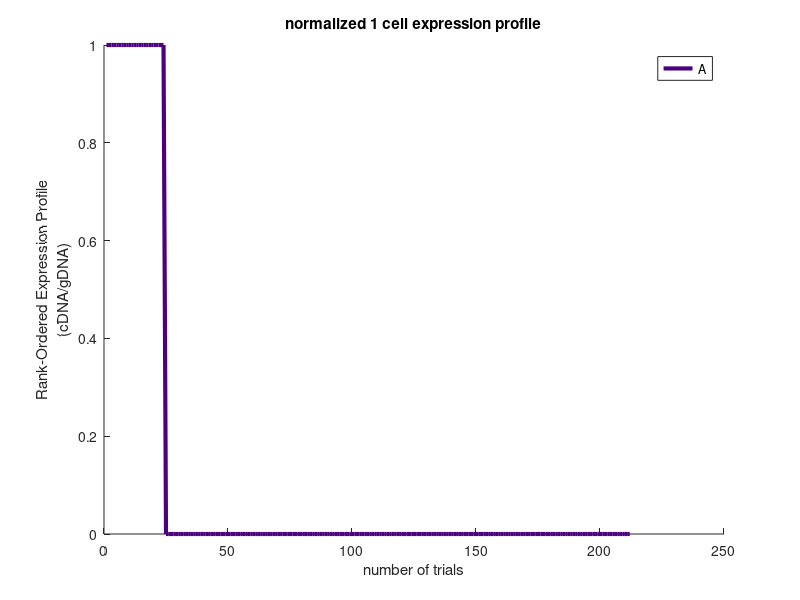
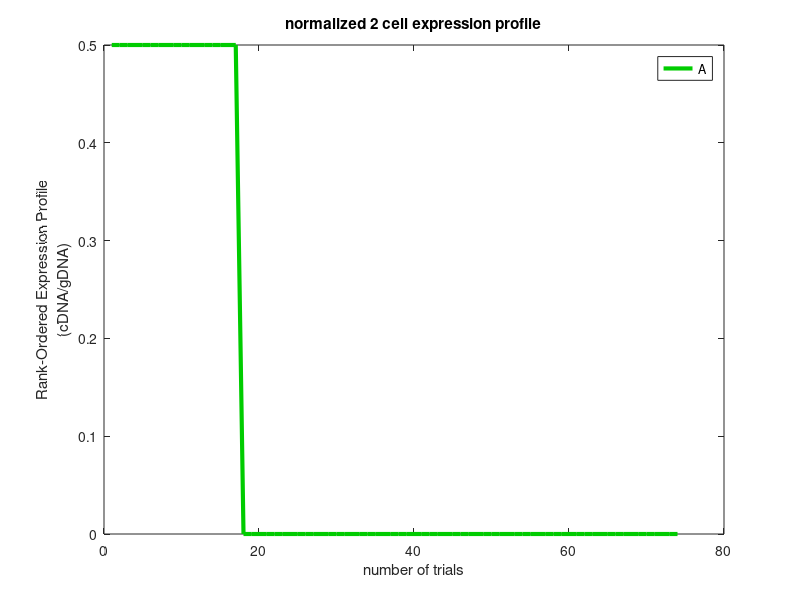
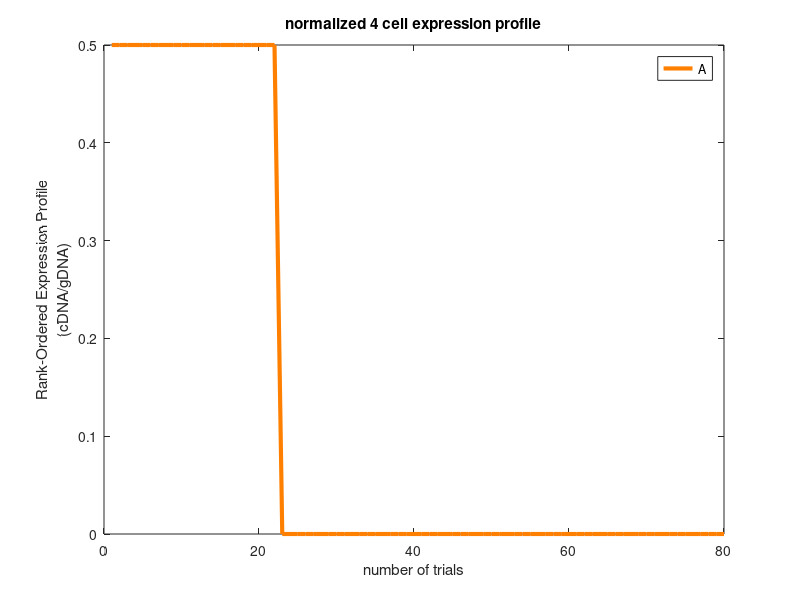
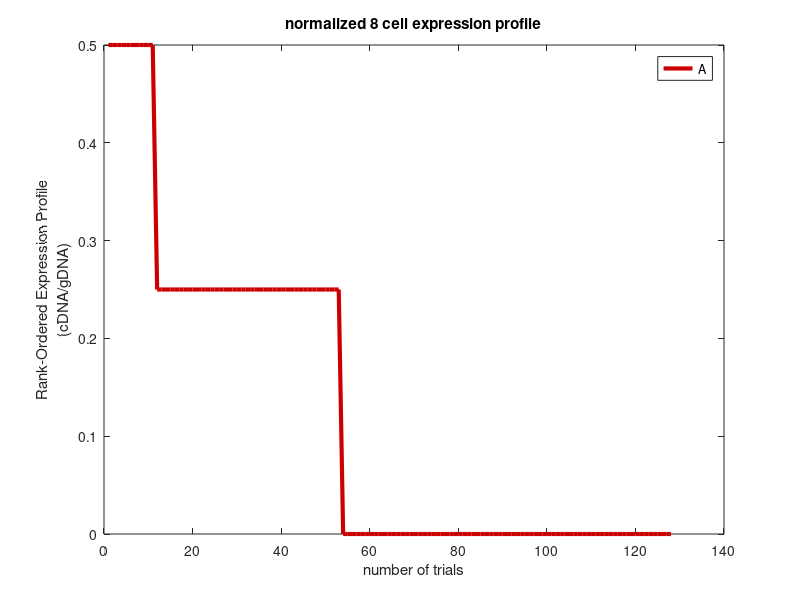

The MATLAB script that drew these images, in order:
tic
%{
BarCode sim for Dr. Jongmin Nam
Sean McQuade and Jongmin Nam 1.08.2015 to 5.26.2015
using Sea Urchin Lineage from "Development of Sea Urchins, Ascidians, and
other invertebrate Deuterostomes: Experimental Approaches"
Authors: Charles A. Ettensohn, Gary M. Wessel, Gregory A. Wray
Elsevier academic press
 
% i=cellgroup integrated; 
% j=cell in group; 
% int = number of integrated cells
% exp = number of expressed cells
%}

%All oblique cell cleavages are coded as horizontal cleavages!

%Total_Targets is a cell array with all targets to be compared
%the simulation loops through this cell array
Total_Targets{1} = [51,56];
% Total_Targets{2} = 51;
% Total_Targets{3} = 52;
% Total_Targets{4} = [51,52];

for a = 1:size(Total_Targets,2)
global Number_of_Iterations
%parameters
Number_of_Trials = 1;
Number_of_Iterations = 1000;
percent_trim = 0.01;

%initialize
C{64}=[];          %preallocate memory for Cell array
Integration_Stage = zeros(Number_of_Iterations,1);
Target1 = 51;       %cells in which integration provides transcription
Target2 = 52;
Integrated_Cells = zeros(Number_of_Iterations,1);
Expressed_Cells = zeros(Number_of_Iterations,1);
Ratio_Exp_to_Int = zeros(Number_of_Iterations,1);
A_plot = [0, 0, 0]; %place holder
A_raw = [0, 0, 0]; %place holder
% one_cell_data = [one_cell_data; CRM_raw(i,:)];
% two_cell_data = [two_cell_data; CRM_raw(i,:)];
% four_cell_data = [four_cell_data; CRM_raw(i,:)];
% eight_cell_data = [eight_cell_data; CRM_raw(i,:)];
% sixteen_cell_data = [sixteen_cell_data; CRM_raw(i,:)];
% thirtytwo_cell_data = [thirtytwo_cell_data; CRM_raw(i,:)];
% sixtyfour_cell_data = [four_cell_data; CRM_raw(i,:)];
% one_twentyeight_cell_data = [one_twentyeight_cell_data; CRM_raw(i,:)];
% two_fiftysix_cell_data = [two_fiftysix_cell_data; CRM_raw(i,:)];

%save file name
path = sprintf('Sim26_target_%s.txt',mat2str(Total_Targets{a}));

for b = 1:Number_of_Trials       
for c = 1:Number_of_Iterations     
%{  
The probability of DNA integration occuring in a stage is modeled on 
empiracally obtained profile from Dr. Nam. For a given stage, the probability 
of DNA integration into the ith group is proportional to the number of 
cells in the ith group.
%}

% create integration profile (this must change for oblique clev

h = randi(95148);
if h == 1 %0th stage, yields ~424 integrated cells
    i=1;
    m=1;
elseif h >= 2 && h<=31 %Stage I, yields ~212 integrated cells
    i=2;
    m=2;
elseif h>=32 && h<=958   %Stage II, yields ~106 integrated cells
    i=3;      
    m=3;
elseif h>=959 && h<=9589 %Stage III, yields ~64 integrated cells
    i=4;
    m=4;
elseif h>=9590 && h<=28880  %Stage IV, yields ~32-42 integrated cells
    i=randi([5,8]);
    m=5;
elseif h>=28881 && h<=46066 %Stage V, yields ~16 integrated cells 
    p=randi(6);
    if p==1
        i=10;
    elseif p==2
        i=11;
    elseif p==3 || p==4
        i = 12;
    elseif p==5 || p==6
        i=13;
    end
    m=6;
elseif h>=46067 && h<=58496 %Stage VI, yields ~8-10 integrated cells
    p=randi(14);
    if p==1
        i=9;
    elseif p==2
        i=14;
    elseif p==3
        i = 16;
    elseif p==4
        i=17;
    elseif p==5 || p==6
        i=18;
    elseif p>=7 && p<=10
        i=19;
    elseif p==11 || p==12
        i=20;
    elseif p==13 || p==14
        i=21;
    end
    m=7;
elseif h>=58497 && h<=68321 %Stage VII, yields ~4 integrated cells
    p=randi(26);
    if p==1
        i=22;
    elseif p==2
        i=23;
    elseif p==3 || p==4
        i=24;
    elseif p==5 || p==6
        i=25;
    elseif p>=7 && p<=10
        i=26;
    elseif p>=11 && p<=14
        i=27;
    elseif p>=15 && p<=18
        i=28;
    elseif p>=19 && p<=22
        i=29;
    elseif p>=23 && p<=26
        i=30;
    end
    m=8;
elseif h>=68322 && h<75147  %Stage VIII, yields ~2 integrated cells
    p=randi(53);

    if p == 1
        i = 15;
    elseif p>=2 && p<=5
        i=randi([31,34]);
    elseif p==6 || p==7
        i = 35;
    elseif p==8 || p==9
        i = 36;
    elseif p>=10 && p<=13
        i = 37;
    elseif p>=14 && p<=37
        i=randi([38,40]);
    elseif p>=38 && p<=53
        i=randi([41,44]);
    end
    m=9;
elseif h>=75148 && h<=95148 %Stage IX, yields 1 integrated cell
    i=randi([45,64]);
    m=10;
end

%make vector for hist: Integration_Stage
Integration_Stage(c)=m;

%  Cell in group C{i} chosen uniformly.
if i == 1
    DNA_integrated_cell = 1;
elseif i == 2
    DNA_integrated_cell = randi(2);
elseif i>=3 && i<=11 || i>=14 && i<=17 || i>=31 && i<=34 || i>=45 && i<=46 || ...
        i>=22 && i<=23
    DNA_integrated_cell = randi(4);
elseif i>=12 && i<=13 || i==18 || i>=20 && i<=21 || i>=24 && i<=25 || ... 
        i>=35 && i<=36 || i>=47 && i<=48 || i>=61 
    DNA_integrated_cell = randi(8);
elseif i==19 || i>=26 && i<=30 || i>=41 && i<=44 || i==49 
    DNA_integrated_cell = randi(16);
elseif i>=37 && i<=40 || i>=50 && i<=60
    DNA_integrated_cell = randi(32);
end

%the DNA is integrated in the jth cell in the ith group.
j = DNA_integrated_cell;
    
Cells0 = zeros(1,1); 

C{1}= Cells0;
C{i}(1)=1;
C{2}= cat(2,C{1},C{1});              
C{i}(j)=1;
C{3}= cat(2,C{2},C{2});              
C{i}(j)=1;

C{4}= C{3}; 
C{5}= C{3}; 

C{i}(j)=1;
C{6}= C{4};                                                              %4
C{7}= C{4};                                                              %4  
C{8}= C{5};                                                              %4
C{9}= C{5};                                                              %4

C{i}(j)=1; 
C{10} = C{6};  
C{11} = C{6};  
C{12} = cat(2,C{7},C{7});       
C{13} = cat(2,C{8},C{8});         
C{14} = C{9};  
C{15} = C{9};  

C{i}(j)=1; 
C{16} = C{10};                    
C{17} = C{10};                    
C{18} = cat(2,C{11},C{11});     
C{19} = cat(2,C{12},C{12});      
C{20} = C{13};                  
C{21} = C{13};                   
C{22} = C{14};                        
C{23} = C{14};                        

%116 Total Cells   

C{i}(j)=1;                                                   
C{24}= cat(2,C{16},C{16});
C{25}= cat(2,C{17},C{17});
C{26}= cat(2,C{18},C{18});
C{27}= C{19};
C{28}= C{19};
C{29}=  cat(2,C{20},C{20});
C{30}= cat(2,C{21},C{21});
C{31}= C{22};
C{32}= C{22};
C{33}= C{23};
C{34}= C{23};

%232 total cells

C{i}(j)=1; 
C{35}= C{24};
C{36}= C{24};
C{37}=  cat(2,C{25},C{25});
C{38}= cat(2,C{26},C{26});
C{39}= cat(2,C{27},C{27});
C{40}= cat(2,C{28},C{28});
C{41}= C{29};
C{42}= C{29};
C{43}= C{30};
C{44}= C{30};
C{45}= C{15};
C{46}= C{15};

%424 total cells

C{i}(j)=1; 
C{47}= C{35};
C{48}= C{35};
C{49}= cat(2,C{36},C{36});
C{50}= cat(2,C{37},C{37});
C{51}= C{38};
C{52}= C{38};
C{53}= C{39};
C{54}= C{39};
C{55}= C{40};
C{56}= C{40};
C{57}= cat(2,C{41},C{41});
C{58}= cat(2,C{42},C{42});
C{59}= cat(2,C{43},C{43});
C{60}= cat(2,C{44},C{44}); 
C{61}= cat(2,C{31},C{31});
C{62}= cat(2,C{32},C{32});
C{63}= cat(2,C{33},C{33});
C{64}= cat(2,C{34},C{34});

C{i}(j)=1;

%Count integrated cells within specified "target" groups
Expressed_Cells = 0; 
for d=1:size(Total_Targets{a},2)
Expressed_Cells = Expressed_Cells + nnz(C{Total_Targets{a}(d)});
end

% half1 = round(size(Target1)/2);
% half2 = round(size(Target2)/2);
% %Expressed_Cells(c) = nnz(C{Target1})+ nnz(C{Target2});
% Expressed_Cells(c) = nnz(C{Target1}(half1:end)) + nnz(C{Target2}(1:half2));

%Counts integrated cells in all stage 9 groups(also C{45} and C{46} (SM))
Integrated_Cells  = nnz(C{47}) + nnz(C{48}) + nnz(C{49}) + ...
    nnz(C{50}) + nnz(C{51}) + nnz(C{52}) + nnz(C{53}) + nnz(C{54}) +...
    nnz(C{55}) + nnz(C{56}) + nnz(C{57}) + nnz(C{58}) + nnz(C{59}) +...
    nnz(C{60}) + nnz(C{61}) + nnz(C{62}) + nnz(C{63}) + nnz(C{64}) +...
    nnz(C{45}) + nnz(C{46}); %these last two terms add SM1 and SM2
%log the ratio of this particular iteration in the experiment
Ratio_Exp_to_Int = Expressed_Cells/Integrated_Cells;
A_raw = [A_raw; Expressed_Cells, Integrated_Cells, Ratio_Exp_to_Int];
if Integrated_Cells >= 4
    A_plot = [A_plot; Expressed_Cells, Integrated_Cells, Ratio_Exp_to_Int];
end
%1celldata, 2celldata, 4celldata, etc.
end
%Data is ordered by column 3 (expression ratio), then put into descending
B_raw = sortrows(A_raw,3); %orders array with respect to(WRT) col 3
D_raw = flip(B_raw,1) ;    %puts into descending order WRT col 3
D_raw(end,:) = [];     %removes the last row from array, initial zeros for A.
CRM_raw = D_raw;
avg_exp_raw = sum(CRM_raw(:,1))/sum(CRM_raw(:,2)); %from (eq2)



  
%write information to file
fileID = fopen(path,'a');
fprintf(fileID,'%s%s\t%s\t%i\t%s\t%i\t%s\t%f\n','#Target_',mat2str(Total_Targets{a}),'cDNAall'...
    ,sum(CRM_raw(:,1)),'gDNAall',sum(CRM_raw(:,2)),'c/g_all', avg_exp_raw);
fclose(fileID);
end

one_cell_data{a} = [];
two_cell_data{a} = [];
four_cell_data{a} = [];
eight_cell_data{a} = [];
sixteen_cell_data{a} = [];
thirtytwo_cell_data{a} = [];
fourtytwo_cell_data{a} = [];
sixtyfour_cell_data{a} = [];
one_hundred_six_cell_data{a} = [];
two_twelve_cell_data{a} = [];
four_twentyfour_cell_data{a} = [];

for i = 1:size(CRM_raw,1)
    if CRM_raw(i,2) == 1
        one_cell_data{a} = [one_cell_data{a}; CRM_raw(i,:)];
    elseif CRM_raw(i,2) == 2
        two_cell_data{a} = [two_cell_data{a}; CRM_raw(i,:)];
    elseif CRM_raw(i,2) == 4        
        four_cell_data{a} = [four_cell_data{a}; CRM_raw(i,:)];
    elseif CRM_raw(i,2) == 8
        eight_cell_data{a} = [eight_cell_data{a}; CRM_raw(i,:)];
    elseif CRM_raw(i,2) == 16  
        sixteen_cell_data{a} = [sixteen_cell_data{a}; CRM_raw(i,:)];
    elseif CRM_raw(i,2) == 32
        thirtytwo_cell_data{a} = [thirtytwo_cell_data{a}; CRM_raw(i,:)];
    elseif CRM_raw(i,2) == 42
        fourtytwo_cell_data{a} = [fourtytwo_cell_data{a}; CRM_raw(i,:)];
    elseif CRM_raw(i,2) == 64        
        sixtyfour_cell_data{a} = [sixtyfour_cell_data{a}; CRM_raw(i,:)];
    elseif CRM_raw(i,2) == 106
        one_hundred_six_cell_data{a} = [one_hundred_six_cell_data{a}; CRM_raw(i,:)];
    elseif CRM_raw(i,2) == 212        
        two_twelve_cell_data{a} = [two_twelve_cell_data{a}; CRM_raw(i,:)];
    elseif CRM_raw(i,2) == 424        
        four_twentyfour_cell_data{a} = [four_twentyfour_cell_data{a}; CRM_raw(i,:)];
    end
end

end
linestyle = ['-'];
for a = 1:size(Total_Targets,2)
hold on
%figure 1
if ~isempty(one_cell_data{a})
figure(1)
simple_vector = (1:size(one_cell_data{a},1));
title1 = sprintf('normalized 1 cell expression profile');
plot(simple_vector, one_cell_data{a}(:,3),'Color',[.3 0 .5],...
    'LineWidth',3,'LineStyle',linestyle(a))
xlabel('number of trials');
ylabel({'Rank-Ordered Expression Profile','(cDNA/gDNA)'});
legend('A')
title(title1)
axis auto
end
hold on
%figure 2
if ~isempty(two_cell_data{a})
figure(2)
simple_vector = (1:size(two_cell_data{a},1));
title2 = sprintf('normalized 2 cell expression profile');
plot(simple_vector, two_cell_data{a}(:,3),'Color',[0 .8 0],...
    'LineWidth',3,'LineStyle',linestyle(a))
xlabel('number of trials');
ylabel({'Rank-Ordered Expression Profile','(cDNA/gDNA)'});
legend('A')
title(title2)
axis auto
end
hold on
%figure 3
if ~isempty(four_cell_data{a})
figure(3)
simple_vector = (1:size(four_cell_data{a},1));
title3 = sprintf('normalized 4 cell expression profile');
plot(simple_vector, four_cell_data{a}(:,3),'Color',[1 .5 0],...
    'LineWidth',3,'LineStyle',linestyle(a))
xlabel('number of trials');
ylabel({'Rank-Ordered Expression Profile','(cDNA/gDNA)'});
legend('A')
title(title3)
axis auto
end
hold on
%figure 4
if ~isempty(eight_cell_data{a})
figure(4)
simple_vector = (1:size(eight_cell_data{a},1));
title4 = sprintf('normalized 8 cell expression profile');
plot(simple_vector, eight_cell_data{a}(:,3),'Color',[.8 0 0],...
    'LineWidth',3,'LineStyle',linestyle(a))
xlabel('number of trials');
ylabel({'Rank-Ordered Expression Profile','(cDNA/gDNA)'});
legend('A')
title(title4)
axis auto
end
hold on
%figure 5
if ~isempty(sixteen_cell_data{a})
figure(5)
simple_vector = (1:size(sixteen_cell_data{a},1));
title5 = sprintf('normalized 16 cell expression profile');
plot(simple_vector, sixteen_cell_data{a}(:,3),'Color',[.5 0 0],...
    'LineWidth',3,'LineStyle',linestyle(a))
xlabel('number of trials');
ylabel({'Rank-Ordered Expression Profile','(cDNA/gDNA)'});
legend('A')
title(title5)
axis auto
end
hold on
%figure 6
if ~isempty(thirtytwo_cell_data{a})
figure(6)
simple_vector = (1:size(thirtytwo_cell_data{a},1));
title6 = sprintf('normalized 32 cell expression profile');
plot(simple_vector, thirtytwo_cell_data{a}(:,3),'Color',[0 .3 0],...
    'LineWidth',3,'LineStyle',linestyle(a))
xlabel('number of trials');
ylabel({'Rank-Ordered Expression Profile','(cDNA/gDNA)'});
legend('A')
title(title6)
axis auto
end
hold on

end

toc
